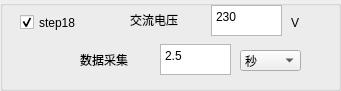
  <widget class="QGroupBox" name="groupBox_22">
   <property name="geometry">
    <rect>
     <x>900</x>
     <y>330</y>
     <width>341</width>
     <height>91</height>
    </rect>
   </property>
   <property name="title">
    <string/>
   </property>
   <widget class="QComboBox" name="comboBox_S18_TIME">
    <property name="geometry">
     <rect>
      <x>240</x>
      <y>50</y>
      <width>61</width>
      <height>21</height>
     </rect>
    </property>
    <item>
     <property name="text">
      <string>秒</string>
     </property>
    </item>
    <item>
     <property name="text">
      <string>毫秒</string>
     </property>
    </item>
    <item>
     <property name="text">
      <string>分钟</string>
     </property>
    </item>
   </widget>
   <widget class="QLabel" name="label_192">
    <property name="geometry">
     <rect>
      <x>130</x>
      <y>10</y>
      <width>71</width>
      <height>20</height>
     </rect>
    </property>
    <property name="text">
     <string>交流电压</string>
    </property>
   </widget>
   <widget class="QTextEdit" name="textEdit_S18_AC_VOLT">
    <property name="geometry">
     <rect>
      <x>211</x>
      <y>5</y>
      <width>71</width>
      <height>31</height>
     </rect>
    </property>
    <property name="html">
     <string>&lt;!DOCTYPE HTML PUBLIC &quot;-//W3C//DTD HTML 4.0//EN&quot; &quot;http://www.w3.org/TR/REC-html40/strict.dtd&quot;&gt;
&lt;html&gt;&lt;head&gt;&lt;meta name=&quot;qrichtext&quot; content=&quot;1&quot; /&gt;&lt;style type=&quot;text/css&quot;&gt;
p, li { white-space: pre-wrap; }
&lt;/style&gt;&lt;/head&gt;&lt;body style=&quot; font-family:'宋体'; font-size:10pt; font-weight:400; font-style:normal;&quot;&gt;
&lt;p style=&quot; margin-top:0px; margin-bottom:0px; margin-left:0px; margin-right:0px; -qt-block-indent:0; text-indent:0px;&quot;&gt;&lt;span style=&quot; font-family:'SimSun'; font-size:9pt;&quot;&gt;230&lt;/span&gt;&lt;/p&gt;&lt;/body&gt;&lt;/html&gt;</string>
    </property>
   </widget>
   <widget class="QTextEdit" name="textEdit_S18_TIME">
    <property name="geometry">
     <rect>
      <x>160</x>
      <y>44</y>
      <width>71</width>
      <height>31</height>
     </rect>
    </property>
    <property name="html">
     <string>&lt;!DOCTYPE HTML PUBLIC &quot;-//W3C//DTD HTML 4.0//EN&quot; &quot;http://www.w3.org/TR/REC-html40/strict.dtd&quot;&gt;
&lt;html&gt;&lt;head&gt;&lt;meta name=&quot;qrichtext&quot; content=&quot;1&quot; /&gt;&lt;style type=&quot;text/css&quot;&gt;
p, li { white-space: pre-wrap; }
&lt;/style&gt;&lt;/head&gt;&lt;body style=&quot; font-family:'宋体'; font-size:10pt; font-weight:400; font-style:normal;&quot;&gt;
&lt;p style=&quot; margin-top:0px; margin-bottom:0px; margin-left:0px; margin-right:0px; -qt-block-indent:0; text-indent:0px;&quot;&gt;&lt;span style=&quot; font-family:'SimSun'; font-size:9pt;&quot;&gt;2.5&lt;/span&gt;&lt;/p&gt;&lt;/body&gt;&lt;/html&gt;</string>
    </property>
   </widget>
   <widget class="QCheckBox" name="checkBox_S18">
    <property name="geometry">
     <rect>
      <x>20</x>
      <y>12</y>
      <width>91</width>
      <height>21</height>
     </rect>
    </property>
    <property name="text">
     <string>step18</string>
    </property>
    <property name="checked">
     <bool>true</bool>
    </property>
   </widget>
   <widget class="QLabel" name="label_199">
    <property name="geometry">
     <rect>
      <x>291</x>
      <y>15</y>
      <width>16</width>
      <height>16</height>
     </rect>
    </property>
    <property name="text">
     <string>V</string>
    </property>
   </widget>
   <widget class="QLabel" name="label_200">
    <property name="geometry">
     <rect>
      <x>80</x>
      <y>50</y>
      <width>71</width>
      <height>20</height>
     </rect>
    </property>
    <property name="text">
     <string>数据采集</string>
    </property>
   </widget>
  </widget>
